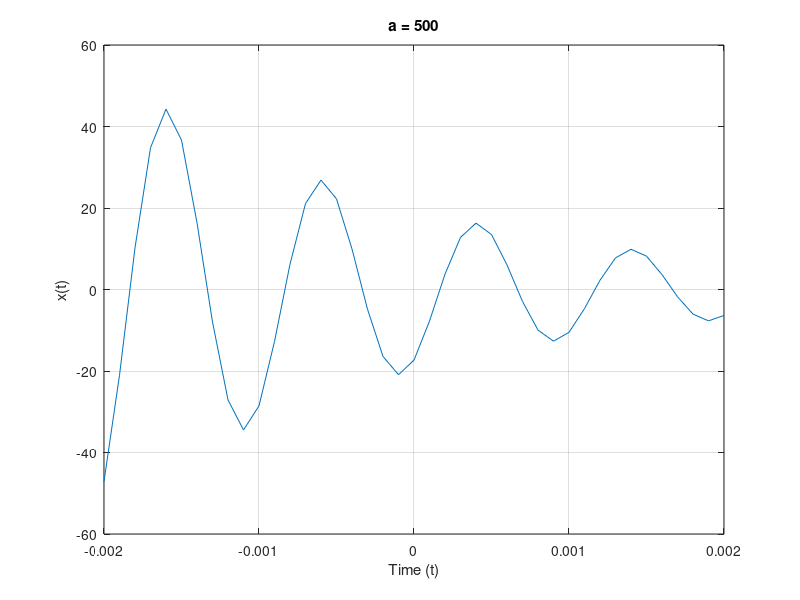

Write the MATLAB code that produced this figure.
%EE301 HW2

clc
clear all
close all

%Change in time vector
dtau = 0.0001;

%Time vector
t=-2e-3:dtau:2e-3;

%Function
x=inline('20*sin(2*pi*1000*t-pi/3).*exp(-500*t)');

%Plotting x(t)
figure
plot(t,x(t));
hold all
grid

xlabel('Time (t)');
ylabel('x(t)');
title('a = 500');